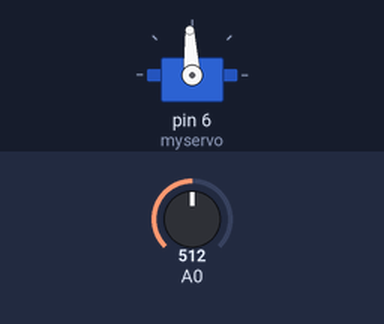
Bench run of a sketch on a simulated Arduino Uno, built with avr-gcc and run on an emulated ATmega328P. Shown: servo. The inputs (shaded band) are chosen by the test bench; at power-on: A0 = 512.

Above: at 1.2 s.
1.3 s: A0 set to 716
At 1.6 s:
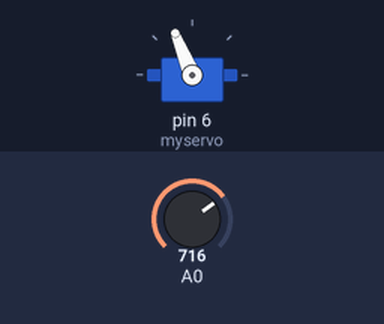
2.8 s: A0 set to 900
At 4.0 s:
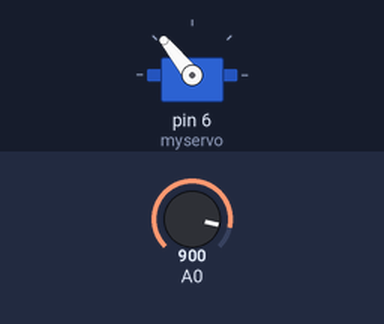
4.3 s: A0 set to 1023
At 5.1 s:
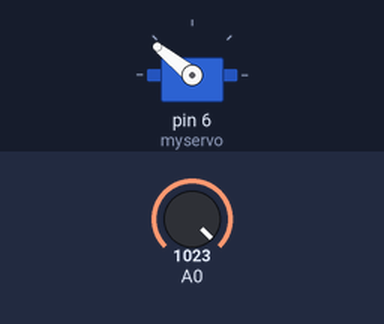
5.8 s: A0 set to 306
At 6.3 s:
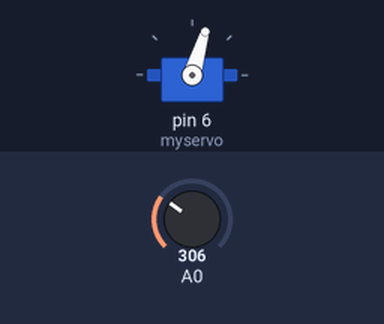
7.3 s: A0 set to 122
At 8.5 s:
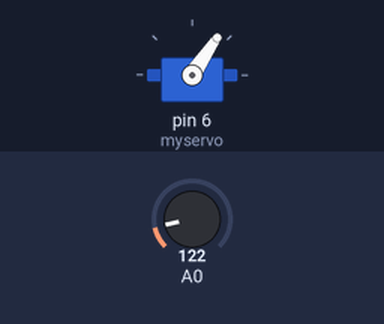
8.8 s: A0 set to 511
At 9.7 s:
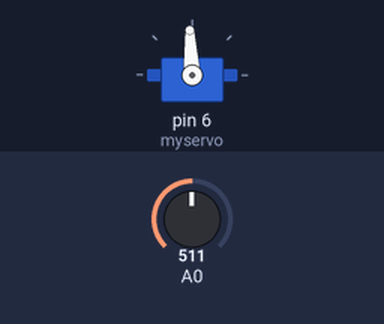
Timing chart, 0 to 11.3 s (numbered marks = the images above; inputs shaded):
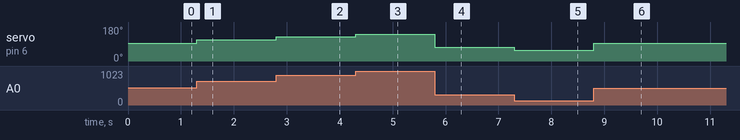

Measured:
- after the input at 1.3 s, servo on pin 6 (myservo): 93° → 112° at once
- after the input at 2.8 s, servo on pin 6 (myservo): 112° → 129° at once
- after the input at 4.3 s, servo on pin 6 (myservo): 129° → 141° at once
- after the input at 5.8 s, servo on pin 6 (myservo): 141° → 73° at once
- after the input at 7.3 s, servo on pin 6 (myservo): 73° → 56° at once
- after the input at 8.8 s, servo on pin 6 (myservo): 56° → 93° at once

The sketch:

Analog_To_PWM_Version_1.ino
```cpp
/*
  Name: Arduino Analog to PWM
  Date:09-03-2018
  Author:Marthijn Vlierman

  Description: Converter van analoog 0 - 5v naar 0 tot 1 ms op de tiende nauwkeurig.

  Revision: 0.0.1
*/

// include libraries
  #include <Servo.h>
// ----- Declare Constants -----
  Servo myservo;
// ----- Declare Objects -----

// ----- Declare subroutines and/or functions -----

// ----- Declare Global Variables -----
int A = 0;
byte Button = 0;
// Setup
void setup()
{
  pinMode(A0, INPUT);
  myservo.attach(6);
}

// Main loop
void loop()
{


  A = analogRead(A0);

  A = map(A, 0, 1024, 1000, 2000); // 0 = 0,6ms, 180 = 2,4ms

  myservo.writeMicroseconds(A);
  //delay(200);

}
```
